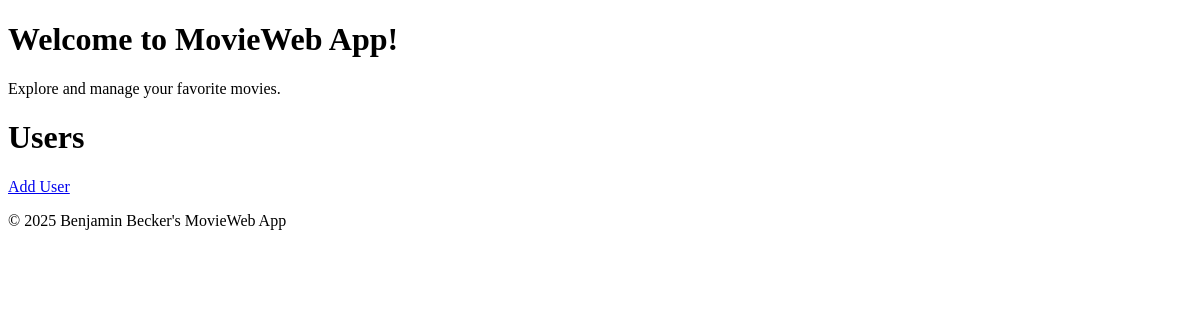
Before: / with the older database file.
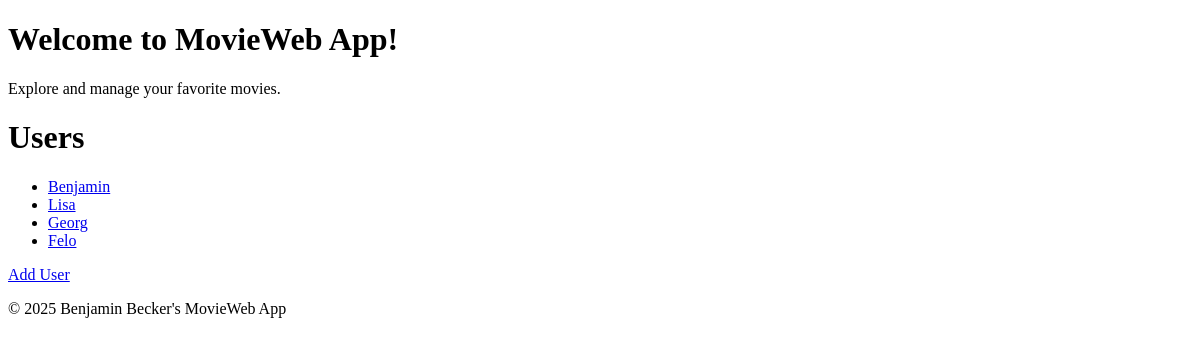
After: the same page with the newer database file.
### tables this page shows
CREATE TABLE users (
                    id INTEGER PRIMARY KEY AUTOINCREMENT,
                    username TEXT NOT NULL
                );

### app.py (the view)
@app.route('/')
def home():
    users = data_manager.get_all_users()
    return render_template('users.html', users=users)  # Create a users.html template

### data_manager/sqlite_data_manager.py (called while the page is built)
    def get_all_users(self):
        conn = None
        try:
            conn = sqlite3.connect(self.db_file)
            conn.row_factory = sqlite3.Row  # Access columns by name
            cursor = conn.cursor()
            cursor.execute("SELECT id, username FROM users")
            users = []
            for row in cursor.fetchall():
                user = {'id': row['id'], 'username': row['username']}
                users.append(user)
            return users
        except sqlite3.Error as e:
            logging.exception(f"Error fetching users")
            return []
        finally:
            if conn:
                conn.close()

### templates/users.html (shortened to what this page needs)
<!DOCTYPE html>
<html lang="en">
<head>
</head>
<body>
    <h1>Welcome to MovieWeb App!</h1>
    <p>Explore and manage your favorite movies.</p>
 <h1>Users</h1>
    <ul>
        {% for user in users %}
            <li>
                <a href="{{ url_for('user_movies', user_id=user.id) }}">{{ user.username }}</a>
            </li>
        {% endfor %}
    </ul>
    <a href="{{ url_for('add_user') }}">Add User</a>
    <footer>
        <p>© 2025 Benjamin Becker's MovieWeb App</p>
    </footer>
</body>
</html>

Changed rows visible on the page:
added users: username "Benjamin"
added users: username "Lisa"
added users: username "Georg"
added users: username "Felo"
